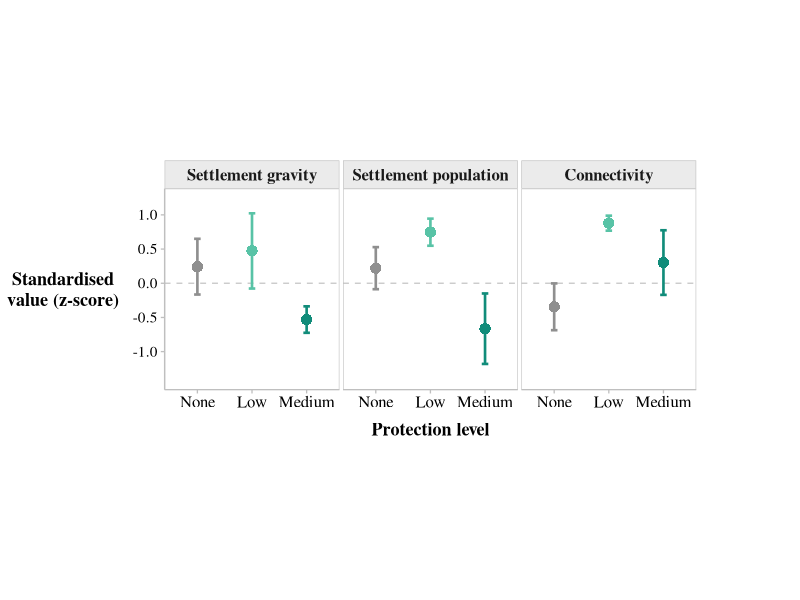
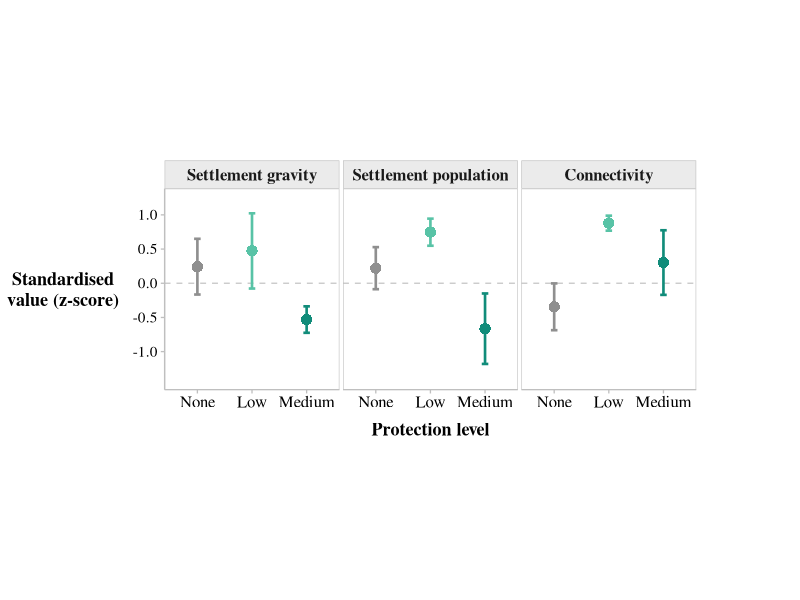
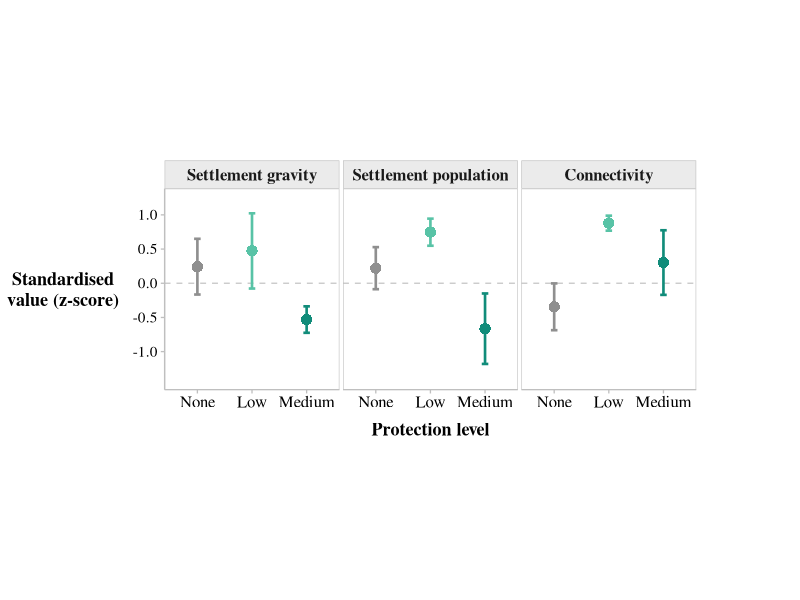

Write the R code that produced these figures, in order.
library(ggplot2)
library(dplyr)
library(tibble)

font <- "serif"
border_col <- "grey75"

mpa_cols <- c(
  "none"   = "#8F8F8F",
  "low"    = "#58C3A6",
  "medium" = "#118C7A"
)

mpa_levels <- c("none", "low", "medium")

# ------------------------------------------------------------
# Corrected results with proper 95% CIs
# ------------------------------------------------------------
plot_df <- tribble(
  ~outcome,                  ~mpa_status, ~mean,   ~lwr,    ~upr,
  
  "Settlement gravity",      "none",       0.242,  -0.165,  0.650,
  "Settlement gravity",      "low",        0.473,  -0.077,  1.023,
  "Settlement gravity",      "medium",    -0.532,  -0.725, -0.338,
  
  "Settlement population",   "none",       0.220,  -0.087,  0.528,
  "Settlement population",   "low",        0.747,   0.549,  0.945,
  "Settlement population",   "medium",    -0.666,  -1.180, -0.149,
  
  "Connectivity",            "none",      -0.345,  -0.687, -0.002,
  "Connectivity",            "low",        0.879,   0.769,  0.988,
  "Connectivity",            "medium",     0.303,  -0.170,  0.775
)

plot_df$mpa_status <- factor(plot_df$mpa_status,
                             levels = mpa_levels)

plot_df$outcome <- factor(
  plot_df$outcome,
  levels = c(
    "Settlement gravity",
    "Settlement population",
    "Connectivity"
  )
)

# ------------------------------------------------------------
# Plot
# ------------------------------------------------------------
fig_mpa <- ggplot(
  plot_df,
  aes(x = mpa_status,
      y = mean,
      color = mpa_status)
) +
  
  geom_hline(
    yintercept = 0,
    linewidth = 0.5,
    linetype = "dashed",
    color = "grey80"
  ) +
  
  geom_errorbar(
    aes(ymin = lwr, ymax = upr),
    width = 0.12,
    linewidth = 0.9
  ) +
  
  geom_point(
    shape = 16,
    size = 3.5
  ) +
  
  facet_wrap(
    ~ outcome,
    nrow = 1
  ) +
  
  scale_color_manual(values = mpa_cols) +
  
  scale_x_discrete(
    labels = c(
      "none"   = "None",
      "low"    = "Low",
      "medium" = "Medium"
    )
  ) +
  
  scale_y_continuous(
    limits = c(-1.5, 1.3),
    breaks = c(-1.0, -0.5, 0, 0.5, 1.0),
    expand = expansion(mult = c(0.02, 0.03))
  ) +
  
  labs(
    x = "Protection level",
    y = "Standardised\nvalue (z-score)"
  ) +
  
  theme_classic(base_family = font) +
  
  theme(
    legend.position = "none",
    
    axis.title.x = element_text(
      size = 13,
      face = "bold",
      margin = margin(t = 8)
    ),
    
    axis.title.y = element_text(
      size = 13,
      face = "bold",
      angle = 0,
      lineheight = 0.95,
      hjust = 0.5,
      vjust = 0.5,
      margin = margin(r = 10)
    ),
    
    axis.text.x = element_text(
      size = 12,
      colour = "black"
    ),
    
    axis.text.y = element_text(
      size = 11,
      colour = "black"
    ),
    
    axis.line = element_line(
      colour = border_col,
      linewidth = 0.45
    ),
    
    axis.ticks = element_line(
      colour = border_col,
      linewidth = 0.45
    ),
    
    strip.background = element_rect(
      fill = "grey92",
      colour = border_col,
      linewidth = 0.4
    ),
    
    strip.text = element_text(
      size = 12,
      face = "bold",
      family = font
    ),
    
    panel.border = element_rect(
      color = border_col,
      fill = NA,
      linewidth = 0.4
    ),
    
    panel.background = element_rect(
      fill = "white",
      color = NA
    ),
    
    panel.spacing.x = unit(0.18, "lines"),
    
    aspect.ratio = 1.15,
    
    plot.margin = margin(
      t = 5,
      r = 75,
      b = 5,
      l = 5
    )
  )

fig_mpa

# ------------------------------------------------------------
# Save
# ------------------------------------------------------------
ggsave(
  "mpa_placement_final.pdf",
  fig_mpa,
  width = 8.0,
  height = 5.6,
  units = "in",
  bg = "white",
  useDingbats = FALSE
)

ggsave(
  "mpa_placement_final.png",
  fig_mpa,
  width = 8.0,
  height = 5.6,
  units = "in",
  dpi = 300,
  bg = "white"
)
